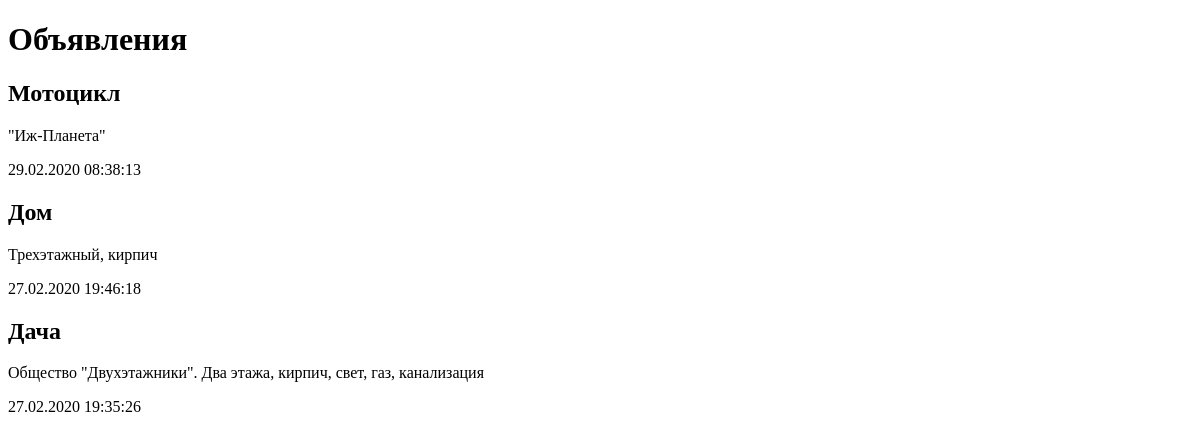
Page /bboard/ on the earlier database version.
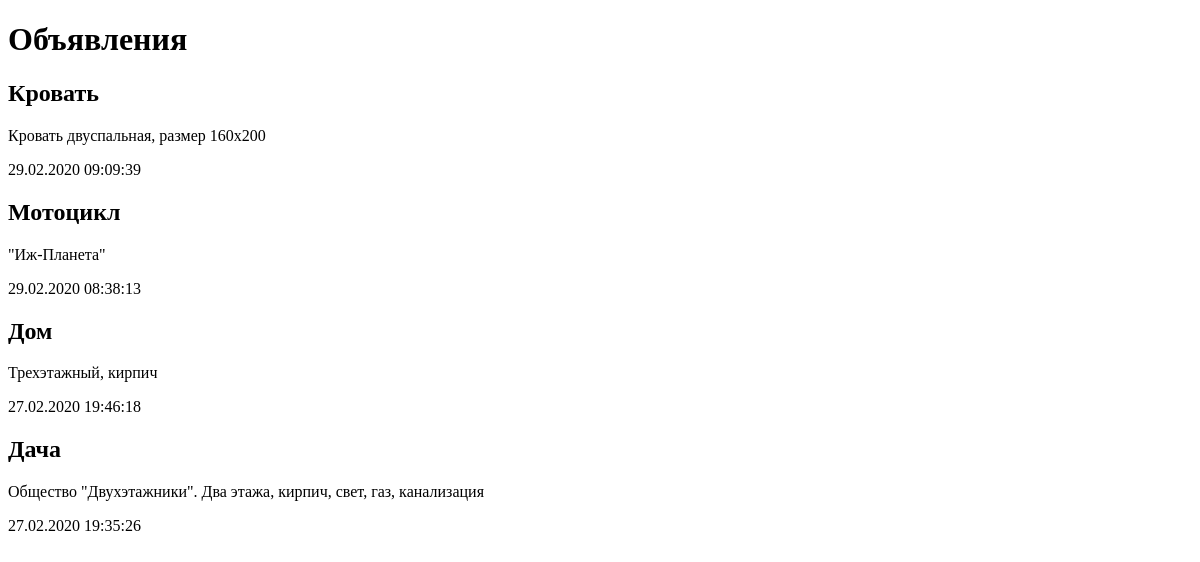
Same page on the later database version.
### bboard/models.py (models this page shows)
class Bd(models.Model):
    title = models.CharField(max_length=50, verbose_name='Товар')
    content = models.TextField(null=True, blank=True, verbose_name='Описание')
    price = models.FloatField(null=True, blank=True, verbose_name='Цена')
    published = models.DateTimeField(auto_now_add=True, db_index=True, verbose_name='Опубликовано')
    rubric = models.ForeignKey('Rubric', null=True, on_delete=models.PROTECT, verbose_name='Рубрика')
    class Meta:
        verbose_name_plural = 'Объявления'
        verbose_name = 'Объявление'
        ordering = ['-published']

### bboard/views.py (the view)
# urls.py: path('', index, name='index'),
def index(request):
    bbs = Bd.objects.all()
    rubrics = Rubric.objects.all()
    context = {'bbs': bbs, 'rubrics': rubrics}
    return render(request, 'bboard/index.html', context)

### bboard/templates/bboard/index.html (shortened to what this page needs)
<!DOCTYPE html>
<html>
    <head>
    </head>
    </body>
        <h1>Объявления</h1>
        {% for bb in bbs %}
        <div>
            <h2>{{ bb.title }}</h2>
            <p>{{ bb.content }}</p>
            <p>{{ bb.published|date:"d.m.Y H:i:s" }}</p>
        </div>
        {% endfor %}
    </body>
</html>

Differences in the rows shown:
added Bd: title "Кровать", content "Кровать двуспальная, размер 160х200", published "29.02.2020 09:09:39"
